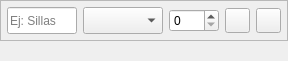
<?xml version="1.0" encoding="UTF-8"?>
<ui version="4.0">
 <class>formObjetoAdicional</class>
 <widget class="QWidget" name="formObjetoAdicional">
  <property name="geometry">
   <rect>
    <x>0</x>
    <y>0</y>
    <width>288</width>
    <height>61</height>
   </rect>
  </property>
  <property name="windowTitle">
   <string>Form</string>
  </property>
  <layout class="QVBoxLayout" name="verticalLayout" stretch="6,1">
   <property name="leftMargin">
    <number>0</number>
   </property>
   <property name="topMargin">
    <number>0</number>
   </property>
   <property name="rightMargin">
    <number>0</number>
   </property>
   <property name="bottomMargin">
    <number>0</number>
   </property>
   <item>
    <widget class="QFrame" name="frameObj">
     <property name="frameShape">
      <enum>QFrame::StyledPanel</enum>
     </property>
     <property name="frameShadow">
      <enum>QFrame::Raised</enum>
     </property>
     <layout class="QHBoxLayout" name="horizontalLayout">
      <property name="spacing">
       <number>6</number>
      </property>
      <property name="leftMargin">
       <number>6</number>
      </property>
      <property name="topMargin">
       <number>6</number>
      </property>
      <property name="rightMargin">
       <number>6</number>
      </property>
      <property name="bottomMargin">
       <number>6</number>
      </property>
      <item>
       <widget class="QLineEdit" name="lineObjAdicional">
        <property name="minimumSize">
         <size>
          <width>70</width>
          <height>0</height>
         </size>
        </property>
        <property name="maximumSize">
         <size>
          <width>90</width>
          <height>30</height>
         </size>
        </property>
        <property name="toolTip">
         <string>Nombre del Objeto</string>
        </property>
        <property name="text">
         <string/>
        </property>
        <property name="placeholderText">
         <string>Ej: Sillas</string>
        </property>
        <property name="clearButtonEnabled">
         <bool>false</bool>
        </property>
       </widget>
      </item>
      <item>
       <widget class="QComboBox" name="cbObjAdicional">
        <property name="minimumSize">
         <size>
          <width>80</width>
          <height>0</height>
         </size>
        </property>
        <property name="maximumSize">
         <size>
          <width>150</width>
          <height>30</height>
         </size>
        </property>
        <property name="toolTip">
         <string>Material del Objeto</string>
        </property>
        <property name="editable">
         <bool>false</bool>
        </property>
       </widget>
      </item>
      <item>
       <widget class="QSpinBox" name="spinBoxCantidad">
        <property name="minimumSize">
         <size>
          <width>50</width>
          <height>0</height>
         </size>
        </property>
        <property name="maximumSize">
         <size>
          <width>50</width>
          <height>16777215</height>
         </size>
        </property>
        <property name="toolTip">
         <string>Cantidad</string>
        </property>
       </widget>
      </item>
      <item>
       <widget class="QPushButton" name="botonAgregar_2">
        <property name="maximumSize">
         <size>
          <width>25</width>
          <height>25</height>
         </size>
        </property>
        <property name="toolTip">
         <string>Agregar Objeto</string>
        </property>
        <property name="text">
         <string/>
        </property>
        <property name="icon">
         <iconset>
          <normaloff>graficas/iconos/agregar.png</normaloff>graficas/iconos/agregar.png</iconset>
        </property>
        <property name="iconSize">
         <size>
          <width>25</width>
          <height>25</height>
         </size>
        </property>
       </widget>
      </item>
      <item>
       <widget class="QPushButton" name="botonEliminar_2">
        <property name="maximumSize">
         <size>
          <width>25</width>
          <height>25</height>
         </size>
        </property>
        <property name="font">
         <font>
          <kerning>true</kerning>
         </font>
        </property>
        <property name="toolTip">
         <string>Quitar Objeto</string>
        </property>
        <property name="text">
         <string/>
        </property>
        <property name="icon">
         <iconset>
          <normaloff>graficas/iconos/quitar.png</normaloff>graficas/iconos/quitar.png</iconset>
        </property>
        <property name="iconSize">
         <size>
          <width>25</width>
          <height>25</height>
         </size>
        </property>
       </widget>
      </item>
     </layout>
    </widget>
   </item>
   <item>
    <widget class="QLabel" name="labelErrorObjAdicional">
     <property name="text">
      <string/>
     </property>
    </widget>
   </item>
  </layout>
 </widget>
 <resources/>
 <connections/>
</ui>
